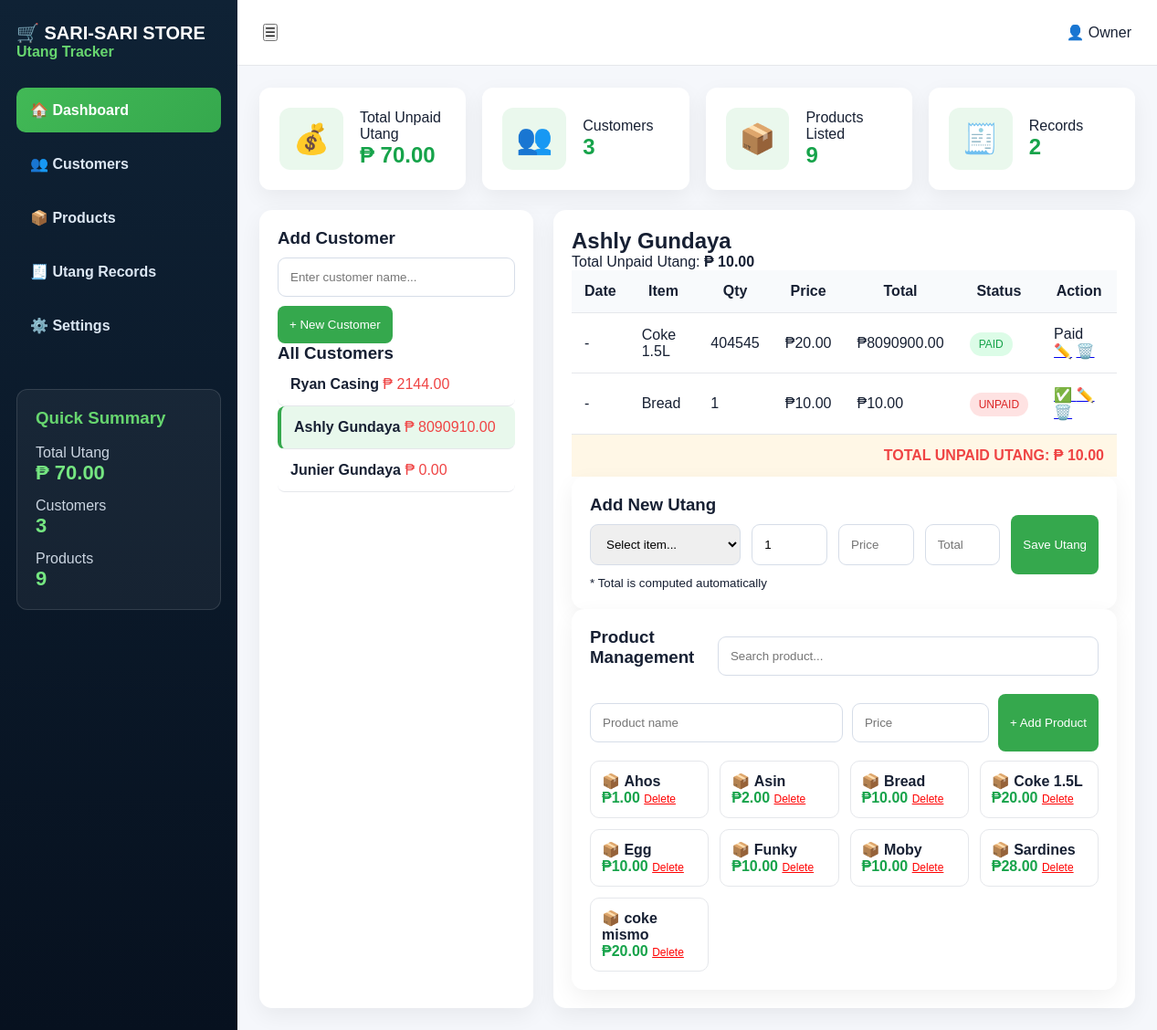
The page /customer/2 on the database its author committed.
### tables this page shows
CREATE TABLE customers (
        id INTEGER PRIMARY KEY AUTOINCREMENT,
        name TEXT NOT NULL
    );

CREATE TABLE utang (
        id INTEGER PRIMARY KEY AUTOINCREMENT,
        customer_id INTEGER NOT NULL,
        item_name TEXT NOT NULL,
        quantity INTEGER NOT NULL,
        price REAL NOT NULL,
        total REAL NOT NULL,
        status TEXT DEFAULT 'UNPAID'
    );

CREATE TABLE products (
        id INTEGER PRIMARY KEY AUTOINCREMENT,
        name TEXT NOT NULL,
        price REAL NOT NULL
    );

### app.py (the view)
@app.route("/customer/<int:id>")
@app.route("/customer/<int:id>")
def customer(id):
    conn = get_db()
    cursor = conn.cursor()
    customers = get_customers(cursor)
    cursor.execute("SELECT * FROM products ORDER BY name")
    products = cursor.fetchall()
    cursor.execute("SELECT * FROM customers WHERE id=?", (id,))
    selected_customer = cursor.fetchone()
    cursor.execute("SELECT * FROM utang WHERE customer_id=? ORDER BY id DESC", (id,))
    utang_list = cursor.fetchall()
    cursor.execute("""
        SELECT COALESCE(SUM(total), 0)
        FROM utang
        WHERE customer_id=? AND status='UNPAID'
    """, (id,))
    selected_total = cursor.fetchone()[0]
    cursor.execute("""
        SELECT COALESCE(SUM(total), 0)
        FROM utang
        WHERE status='UNPAID'
    """)
    total_utang = cursor.fetchone()[0]
    conn.close()
    return render_template(
        "index.html",
        customers=customers,
        products=products,
        total_utang=total_utang,
        selected_customer=selected_customer,
        utang_list=utang_list,
        selected_total=selected_total
    )

### app.py (called while the page is built)
def get_db():
    return sqlite3.connect("database.db")

def get_customers(cursor):
    cursor.execute("""
    SELECT customers.id, customers.name, COALESCE(SUM(utang.total), 0)
    FROM customers
    LEFT JOIN utang ON customers.id = utang.customer_id
    GROUP BY customers.id
    ORDER BY customers.id DESC
    """)
    return cursor.fetchall()

### templates/index.html (shortened to what this page needs)
<!DOCTYPE html>
<html lang="en">
<head>
  <link rel="stylesheet" href="{{ url_for('static', filename='style.css') }}">
</head>
<body>
<div class="app">
  <aside class="sidebar">
    <h2>🛒 SARI-SARI STORE</h2>
    <p>Utang Tracker</p>
    <nav>
      <a class="active">🏠 Dashboard</a>
      <a>👥 Customers</a>
      <a>📦 Products</a>
      <a>🧾 Utang Records</a>
      <a>⚙️ Settings</a>
    </nav>
    <div class="summary">
      <h3>Quick Summary</h3>
      <p>Total Utang</p>
      <strong>₱ {{ "%.2f"|format(total_utang) }}</strong>
      <p>Customers</p>
      <strong>{{ customers|length }}</strong>
      <p>Products</p>
      <strong>{{ products|length }}</strong>
    </div>
  </aside>
  <main class="main">
    <header class="topbar">
      <button>☰</button>
      <div>👤 Owner</div>
    </header>
    <section class="cards">
      <div class="stat">
        <span>💰</span>
        <div>
          <p>Total Unpaid Utang</p>
          <h2>₱ {{ "%.2f"|format(total_utang) }}</h2>
        </div>
      </div>
      <div class="stat">
        <span>👥</span>
        <div>
          <p>Customers</p>
          <h2>{{ customers|length }}</h2>
        </div>
      </div>
      <div class="stat">
        <span>📦</span>
        <div>
          <p>Products Listed</p>
          <h2>{{ products|length }}</h2>
        </div>
      </div>
      <div class="stat">
        <span>🧾</span>
        <div>
          <p>Records</p>
          <h2>{{ utang_list|length }}</h2>
        </div>
      </div>
    </section>
    <section class="content-grid">
      <div class="customer-panel">
        <h3>Add Customer</h3>
        <form action="/add-customer" method="POST">
          <input type="text" name="name" placeholder="Enter customer name..." required>
          <button class="green-btn" type="submit">+ New Customer</button>
        </form>
        <h3>All Customers</h3>
        {% if customers %}
          {% for customer in customers %}
            <a href="/customer/{{ customer[0] }}"
               class="customer {% if selected_customer and selected_customer[0] == customer[0] %}active-customer{% endif %}">
              <strong>{{ customer[1] }}</strong>
              <span>₱ {{ "%.2f"|format(customer[2]) }}</span>
            </a>
          {% endfor %}
        {% else %}
          <p class="empty">No customers yet.</p>
        {% endif %}
      </div>
      <div class="details">
        {% if selected_customer %}
          <div class="details-head">
            <div>
              <h2>{{ selected_customer[1] }}</h2>
              <p>Total Unpaid Utang: <b>₱ {{ "%.2f"|format(selected_total) }}</b></p>
            </div>
          </div>
          <table>
            <thead>
              <tr>
                <th>Date</th>
                <th>Item</th>
                <th>Qty</th>
                <th>Price</th>
                <th>Total</th>
                <th>Status</th>
                <th>Action</th>
              </tr>
            </thead>
            <tbody>
              {% if utang_list %}
                {% for u in utang_list %}
                  <tr>
                    <td>-</td>
                    <td>{{ u[2] }}</td>
                    <td>{{ u[3] }}</td>
                    <td>₱{{ "%.2f"|format(u[4]) }}</td>
                    <td>₱{{ "%.2f"|format(u[5]) }}</td>
                    <td>
                      <span class="badge {% if u[6] == 'PAID' %}paid{% else %}unpaid{% endif %}">
                        {{ u[6] }}
                      </span>
                    </td>
                                            <td>
                        {% if u[6] == 'UNPAID' %}
                            <a href="/mark-paid/{{ u[0] }}/{{ selected_customer[0] }}"
                            onclick="return confirm('Mark this item as paid?')">
                            ✅
                            </a>
                        {% else %}
                            <span class="paid-text">Paid</span>
                        {% endif %}
                        <a href="/edit-utang/{{ u[0] }}/{{ selected_customer[0] }}">✏️</a>
                        <a href="/delete-utang/{{ u[0] }}/{{ selected_customer[0] }}"
                            onclick="return confirm('Delete this utang record?')">
                            🗑️
                        </a>
                        </td>
                                        </tr>
                {% endfor %}
              {% else %}
                <tr>
                  <td colspan="7">No utang records yet.</td>
                </tr>
              {% endif %}
            </tbody>
          </table>
          <div class="total-row">
            TOTAL UNPAID UTANG: <strong>₱ {{ "%.2f"|format(selected_total) }}</strong>
          </div>
          <div class="form-card">
            <h3>Add New Utang</h3>
            <form action="/add-utang" method="POST">
              <div class="form-grid">
                <select name="item_name" id="itemSelect" required>
                  <option value="">Select item...</option>
                </select>
                <input type="number" name="quantity" id="quantityInput" value="1" min="1" required>
                <input type="text" name="price" id="priceInput" placeholder="Price" readonly required>
                <input type="text" name="total" id="totalInput" placeholder="Total" readonly required>
                <button class="green-btn" type="submit">Save Utang</button>
              </div>
            </form>
            <small>* Total is computed automatically</small>
          </div>
        {% else %}
          <div class="empty-state">
            <h2>Select a customer</h2>
            <p>Click a customer from the list to view and add utang records.</p>
          </div>
        {% endif %}
        <div class="products">
          <div class="products-head">
            <h3>Product Management</h3>
            <input type="text" placeholder="Search product...">
          </div>
          <form action="/add-product" method="POST" class="product-form">
            <input type="text" name="name" placeholder="Product name" required>
            <input type="number" name="price" placeholder="Price" step="0.01" required>
            <button class="green-btn" type="submit">+ Add Product</button>
          </form>
          <div class="product-list">
            {% for product in products %}
              <div class="product">
                📦 <b>{{ product[1] }}</b>
                <span>₱{{ "%.2f"|format(product[2]) }}</span>
                <a href="/delete-product/{{ product[0] }}"
                   onclick="return confirm('Delete this product?')"
                   class="delete-product">
                  Delete
                </a>
              </div>
            {% endfor %}
          </div>
        </div>
      </div>
    </section>
  </main>
</div>
</body>
</html>

### static/style.css (style rules this page uses)
* { margin: 0; padding: 0; box-sizing: border-box; font-family: Arial, sans-serif; }
body { background: #f5f7fb; color: #172033; }
.app { display: grid; grid-template-columns: 260px 1fr; min-height: 100vh; }
.sidebar { background: linear-gradient(180deg, #0f2235, #07111f); color: white; padding: 24px 18px; }
.sidebar h2 { font-size: 20px; }
.sidebar > p { color: #67d66f; margin-bottom: 30px; font-weight: bold; }
.sidebar nav { display: grid; gap: 10px; }
.sidebar nav a { padding: 15px; border-radius: 10px; color: #dce7f3; font-weight: bold; }
.sidebar nav a.active, .sidebar nav a:hover { background: linear-gradient(135deg, #42b956, #35a84d); color: white; }
.summary { margin-top: 45px; padding: 20px; border: 1px solid rgba(255,255,255,0.12); border-radius: 12px; background: rgba(255,255,255,0.05); }
.summary h3 { color: #67d66f; margin-bottom: 18px; }
.summary p { color: #cbd5e1; margin-top: 14px; }
.summary strong { color: #75e681; font-size: 22px; }
.main { padding: 0 24px 24px; }
.topbar { height: 72px; background: white; margin: 0 -24px 24px; padding: 0 28px; display: flex; align-items: center; justify-content: space-between; border-bottom: 1px solid #e5e7eb; }
.cards { display: grid; grid-template-columns: repeat(4, 1fr); gap: 18px; margin-bottom: 22px; }
.stat { background: white; padding: 22px; border-radius: 12px; display: flex; gap: 18px; align-items: center; box-shadow: 0 8px 25px rgba(0,0,0,0.06); }
.stat span { font-size: 32px; background: #eaf8ed; padding: 15px; border-radius: 12px; }
.stat h2 { color: #16a34a; }
.content-grid { display: grid; grid-template-columns: 300px 1fr; gap: 22px; }
.customer-panel, .details, .form-card, .products { background: white; border-radius: 14px; padding: 20px; box-shadow: 0 8px 25px rgba(0,0,0,0.06); }
input, select { width: 100%; padding: 13px; border: 1px solid #d6dde8; border-radius: 9px; margin: 10px 0; }
.green-btn { background: #35a84d; color: white; border: none; padding: 13px; border-radius: 8px; cursor: pointer; }
.customer { display: block; text-decoration: none; color: inherit; padding: 14px; border-bottom: 1px solid #e5e7eb; border-radius: 8px; }
.customer span { color: #ef4444; }
.active-customer { background: #e8f8ec; border-left: 4px solid #35a84d; }
table { width: 100%; border-collapse: collapse; }
th, td { padding: 14px; border-bottom: 1px solid #e5e7eb; }
th { background: #f8fafc; }
.badge { padding: 6px 10px; border-radius: 20px; font-size: 12px; }
.unpaid { background: #fee2e2; color: #dc2626; }
.paid { background: #dcfce7; color: #16a34a; }
.total-row { background: #fff7e6; padding: 14px; text-align: right; color: #ef4444; font-weight: bold; }
.form-grid { display: grid; grid-template-columns: 2fr 1fr 1fr 1fr auto; gap: 12px; }
.products-head { display: flex; justify-content: space-between; }
.product-list { display: grid; grid-template-columns: repeat(4, 1fr); gap: 12px; }
.product { border: 1px solid #e5e7eb; padding: 12px; border-radius: 10px; }
.product span { color: #16a34a; font-weight: bold; }
.product-form { display: grid; grid-template-columns: 1fr 150px auto; gap: 10px; margin: 10px 0; }
.delete-product { color: red; font-size: 12px; }

### rows shown on the page
customers: name "Ryan Casing", customer "2144.00"
customers: name "Ashly Gundaya", customer "8090910.00"
customers: name "Junier Gundaya", customer "0.00"
utang: item_name "Coke 1.5L", quantity "404545", price "20.00", total "8090900.00", status "PAID", shows "Paid"
utang: item_name "Bread", quantity "1", price "10.00", total "10.00", status "UNPAID"
products: name "Ahos", price "1.00"
products: name "Asin", price "2.00"
products: name "Bread", price "10.00"
products: name "Coke 1.5L", price "20.00"
products: name "Egg", price "10.00"
products: name "Funky", price "10.00"
products: name "Moby", price "10.00"
products: name "Sardines", price "28.00"
products: name "coke mismo", price "20.00"

### other values the page prints
{{ "%.2f"|format(total_utang) }} "70.00"
{{ customers|length }} "3"
{{ products|length }} "9"
{{ utang_list|length }} "2"
{{ "%.2f"|format(selected_total) }} "10.00"
